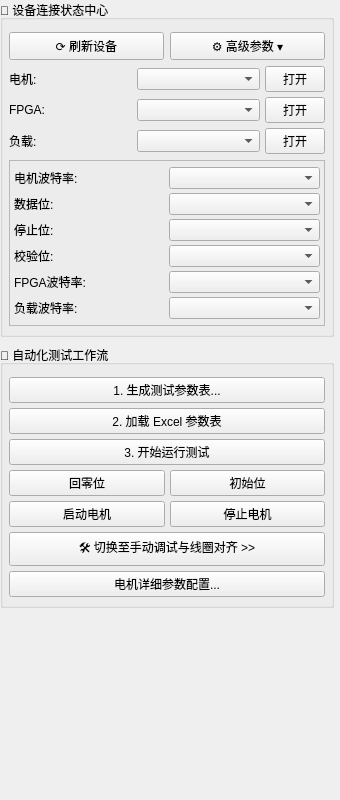
       <widget class="QWidget" name="sidebarContent">
        <property name="geometry">
         <rect>
          <x>0</x>
          <y>0</y>
          <width>340</width>
          <height>800</height>
         </rect>
        </property>
        <layout class="QVBoxLayout" name="sidebarLayout">
         <property name="spacing">
          <number>8</number>
         </property>
         <property name="leftMargin">
          <number>0</number>
         </property>
         <property name="topMargin">
          <number>0</number>
         </property>
         <property name="rightMargin">
          <number>6</number>
         </property>
         <property name="bottomMargin">
          <number>0</number>
         </property>
         <item>
          <widget class="QGroupBox" name="groupDevices">
           <property name="title">
            <string>🔌 设备连接状态中心</string>
           </property>
           <layout class="QVBoxLayout" name="groupDevicesLayout">
            <property name="spacing">
             <number>6</number>
            </property>
            <property name="leftMargin">
             <number>6</number>
            </property>
            <property name="topMargin">
             <number>12</number>
            </property>
            <property name="rightMargin">
             <number>6</number>
            </property>
            <property name="bottomMargin">
             <number>8</number>
            </property>
            <item>
             <layout class="QHBoxLayout" name="deviceToolBar">
              <item>
               <widget class="QPushButton" name="refreshPorts_bt">
                <property name="minimumSize">
                 <size>
                  <width>0</width>
                  <height>28</height>
                 </size>
                </property>
                <property name="text">
                 <string>⟳ 刷新设备</string>
                </property>
                <property name="toolTip">
                 <string>检测串口热插拔变化，刷新所有串口下拉列表与设备备注状态</string>
                </property>
               </widget>
              </item>
              <item>
               <widget class="QPushButton" name="advancedSerial_bt">
                <property name="minimumSize">
                 <size>
                  <width>0</width>
                  <height>28</height>
                 </size>
                </property>
                <property name="text">
                 <string>⚙ 高级参数 ▾</string>
                </property>
                <property name="checkable">
                 <bool>true</bool>
                </property>
                <property name="toolTip">
                 <string>展开或折叠波特率、数据位、校验位等高级串口参数</string>
                </property>
               </widget>
              </item>
             </layout>
            </item>
            <item>
             <layout class="QGridLayout" name="gridDevices">
              <property name="spacing">
               <number>5</number>
              </property>
              <item row="0" column="0">
               <widget class="QLabel" name="label">
                <property name="text">
                 <string>电机:</string>
                </property>
               </widget>
              </item>
              <item row="0" column="1">
               <widget class="QComboBox" name="comcb"/>
              </item>
              <item row="0" column="2">
               <widget class="QPushButton" name="openbt">
                <property name="maximumSize">
                 <size>
                  <width>60</width>
                  <height>16777215</height>
                 </size>
                </property>
                <property name="text">
                 <string>打开</string>
                </property>
               </widget>
              </item>
              <item row="1" column="0">
               <widget class="QLabel" name="label_8">
                <property name="text">
                 <string>FPGA:</string>
                </property>
               </widget>
              </item>
              <item row="1" column="1">
               <widget class="QComboBox" name="comcb1"/>
              </item>
              <item row="1" column="2">
               <widget class="QPushButton" name="openbt1">
                <property name="maximumSize">
                 <size>
                  <width>60</width>
                  <height>16777215</height>
                 </size>
                </property>
                <property name="text">
                 <string>打开</string>
                </property>
               </widget>
              </item>
              <item row="2" column="0">
               <widget class="QLabel" name="label_14">
                <property name="text">
                 <string>负载:</string>
                </property>
               </widget>
              </item>
              <item row="2" column="1">
               <widget class="QComboBox" name="comcb2"/>
              </item>
              <item row="2" column="2">
               <widget class="QPushButton" name="openbt2">
                <property name="maximumSize">
                 <size>
                  <width>60</width>
                  <height>16777215</height>
                 </size>
                </property>
                <property name="text">
                 <string>打开</string>
                </property>
               </widget>
              </item>
             </layout>
            </item>
            <item>
             <widget class="QFrame" name="frameAdvancedSerial">
              <property name="frameShape">
               <enum>QFrame::Shape::StyledPanel</enum>
              </property>
              <layout class="QGridLayout" name="gridAdvancedSerial">
               <property name="spacing">
                <number>4</number>
               </property>
               <property name="leftMargin">
                <number>4</number>
               </property>
               <property name="topMargin">
                <number>6</number>
               </property>
               <property name="rightMargin">
                <number>4</number>
               </property>
               <property name="bottomMargin">
                <number>6</number>
               </property>
               <item row="0" column="0">
                <widget class="QLabel" name="label_2">
                 <property name="text">
                  <string>电机波特率:</string>
                 </property>
                </widget>
               </item>
               <item row="0" column="1">
                <widget class="QComboBox" name="baudratebc"/>
               </item>
               <item row="1" column="0">
                <widget class="QLabel" name="label_3">
                 <property name="text">
                  <string>数据位:</string>
                 </property>
                </widget>
               </item>
               <item row="1" column="1">
                <widget class="QComboBox" name="datacb"/>
               </item>
               <item row="2" column="0">
                <widget class="QLabel" name="label_4">
                 <property name="text">
                  <string>停止位:</string>
                 </property>
                </widget>
               </item>
               <item row="2" column="1">
                <widget class="QComboBox" name="stopcb"/>
               </item>
               <item row="3" column="0">
                <widget class="QLabel" name="label_5">
                 <property name="text">
                  <string>校验位:</string>
                 </property>
                </widget>
               </item>
               <item row="3" column="1">
                <widget class="QComboBox" name="paritycb"/>
               </item>
               <item row="4" column="0">
                <widget class="QLabel" name="label_9">
                 <property name="text">
                  <string>FPGA波特率:</string>
                 </property>
                </widget>
               </item>
               <item row="4" column="1">
                <widget class="QComboBox" name="baudratebc1"/>
               </item>
               <item row="5" column="0">
                <widget class="QLabel" name="label_15">
                 <property name="text">
                  <string>负载波特率:</string>
                 </property>
                </widget>
               </item>
               <item row="5" column="1">
                <widget class="QComboBox" name="baudratebc2"/>
               </item>
              </layout>
             </widget>
            </item>
           </layout>
          </widget>
         </item>
         <item>
          <widget class="QGroupBox" name="groupWorkflow">
           <property name="title">
            <string>🚀 自动化测试工作流</string>
           </property>
           <layout class="QVBoxLayout" name="workflowLayout">
            <property name="spacing">
             <number>5</number>
            </property>
            <property name="leftMargin">
             <number>6</number>
            </property>
            <property name="topMargin">
             <number>12</number>
            </property>
            <property name="rightMargin">
             <number>6</number>
            </property>
            <property name="bottomMargin">
             <number>8</number>
            </property>
            <item>
             <widget class="QPushButton" name="creatData_bt">
              <property name="text">
               <string>1. 生成测试参数表...</string>
              </property>
             </widget>
            </item>
            <item>
             <widget class="QPushButton" name="param_Loading_bt">
              <property name="text">
               <string>2. 加载 Excel 参数表</string>
              </property>
             </widget>
            </item>
            <item>
             <widget class="QPushButton" name="getData_Start_bt">
              <property name="text">
               <string>3. 开始运行测试</string>
              </property>
             </widget>
            </item>
            <item>
             <layout class="QHBoxLayout" name="motorHBox1">
              <item>
               <widget class="QPushButton" name="home_bt">
                <property name="text">
                 <string>回零位</string>
                </property>
               </widget>
              </item>
              <item>
               <widget class="QPushButton" name="initpos_bt">
                <property name="text">
                 <string>初始位</string>
                </property>
               </widget>
              </item>
             </layout>
            </item>
            <item>
             <layout class="QHBoxLayout" name="motorHBox2">
              <item>
               <widget class="QPushButton" name="start_bt">
                <property name="text">
                 <string>启动电机</string>
                </property>
               </widget>
              </item>
              <item>
               <widget class="QPushButton" name="stop_bt">
                <property name="text">
                 <string>停止电机</string>
                </property>
               </widget>
              </item>
             </layout>
            </item>
            <item>
             <widget class="QPushButton" name="manual_bt">
              <property name="minimumSize">
               <size>
                <width>0</width>
                <height>34</height>
               </size>
              </property>
              <property name="text">
               <string>🛠️ 切换至手动调试与线圈对齐 &gt;&gt;</string>
              </property>
              <property name="toolTip">
               <string>进入中央手动调试面板，进行电机相对位移、线圈对齐、FPGA与负载参数调节</string>
              </property>
             </widget>
            </item>
            <item>
             <widget class="QPushButton" name="motorConfig_bt">
              <property name="text">
               <string>电机详细参数配置...</string>
              </property>
             </widget>
            </item>
           </layout>
          </widget>
         </item>
         <item>
          <spacer name="sidebarSpacer">
           <property name="orientation">
            <enum>Qt::Orientation::Vertical</enum>
           </property>
           <property name="sizeHint" stdset="0">
            <size>
             <width>20</width>
             <height>20</height>
            </size>
           </property>
          </spacer>
         </item>
        </layout>
       </widget>
